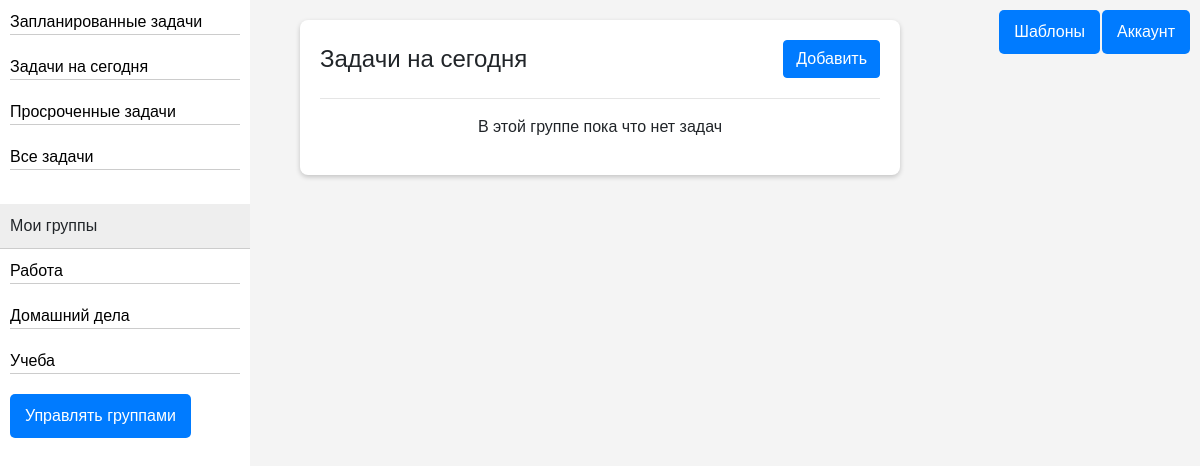
The app's page /app/ (signed in) with its own data.
### app/models.py (models this page shows, shortened)
class Group(models.Model):
    user = models.ForeignKey(User, on_delete=models.CASCADE, related_name='manager_groups')
    name = models.CharField(max_length=50)
    slug = models.SlugField(max_length=50, blank=True)
    class Meta:
        verbose_name = 'Группа'
        verbose_name_plural = 'Группы'
        unique_together = ('user', 'name')

### app/views.py (the view)
# urls.py: path('', TaskListView.as_view(), name='today_tasks'),
class TaskListView(LoginRequiredMixin, GroupsDataMixin, ListView):
    template_name = 'app/task_list.html'
    context_object_name = 'tasks'
    def __init__(self, *args, **kwargs):
        super().__init__(*args, **kwargs)
        self.group = None
        self.calculator = FixedGroupsCalculator()
    def get_queryset(self):
        group_slug = self.kwargs.get('group_slug')
        group_slug = 'today' if not group_slug else group_slug
        self.group = Group.objects.get(slug=group_slug, user=self.request.user)
        fixed_groups = self.calculator.get_fixed_groups_data(self.request.user)
        return fixed_groups.get(self.group.slug, Task.objects.filter(group=self.group))
    def get_context_data(self, **kwargs):
        context_data = super(TaskListView, self).get_context_data(**kwargs)
        context_data['current_group'] = self.group
        return context_data

### app/mixins.py (called while the page is built)
    def get_context_data(self, **kwargs):
        context = super().get_context_data(**kwargs)
        group_context = get_groups_context_data(self.request.user)
        context.update(group_context)
        return context

### app/utils.py (called while the page is built)
def get_groups_context_data(user):
    calculator = FixedGroupsCalculator()
    groups = Group.objects.exclude(slug__in=calculator.FIXED_GROUPS).filter(user=user)
    return {
        'groups': groups,
        'fixed_groups': calculator.get_fixed_groups().filter(user=user),
    }

    def get_fixed_groups_data(self, user):
        return {
            'today': self.get_tasks_for_today().filter(group__user=user),
            'planned': self.get_scheduled_tasks().filter(group__user=user),
            'overdue': self.get_overdue_tasks().filter(group__user=user),
            'all-tasks': Task.objects.filter(group__user=user),
        }

    @staticmethod
    def get_tasks_for_today():
        now = timezone.now()
        return Task.objects.filter(due_date=now.date())

    @staticmethod
    def get_scheduled_tasks():
        now = timezone.now()
        return Task.objects.filter(due_date__gt=now.date())

    @staticmethod
    def get_overdue_tasks():
        now = timezone.now()
        return Task.objects.filter(due_date__lt=now.date())

    def get_fixed_groups(self):
        return Group.objects.filter(slug__in=self.FIXED_GROUPS)

### templates/app/task_list.html
{% extends 'base.html' %}
{% block group_title %}
    <h1 class="title">{{ current_group.name }}</h1>
{% endblock %}
{% block add_button %}
    <a href="{% url 'add_task_to_group' current_group.slug %}" class="btn btn-primary">
        Добавить
    </a>
{% endblock %}
{% block task_list %}
    {% if tasks %}
        <table class="table">
            <thead>
            <tr>
                <th>Наименование</th>
                <th>Статус</th>
                <th colspan="2">Действие</th>
            </tr>
            </thead>
            <tbody>
            {% for task in tasks %}
                <tr>
                    <td><a href="{% url 'detail_task' task.group.slug task.id %}">{{ task.name | truncatechars:20 }}</a></td>
                    <td>
                        {% if task.is_active %}
                            <span class="badge bg-success">Активна</span>
                        {% else %}
                            <span class="badge bg-secondary">Завершена</span>
                        {% endif %}
                    </td>
                    <td><a href="{% url 'edit_task' task.group.slug task.id %}" class="btn btn-sm btn-outline-secondary">Изменить</a></td>
                    <td>
                        <form action="{% url 'delete_task' task.group.slug task.id %}" method="post">
                            {% csrf_token %}
                            <button type="submit" class="btn btn-sm btn-outline-danger">Удалить</button>
                        </form>
                    </td>
                </tr>
            {% endfor %}
            </tbody>
        </table>
    {% else %}
        <hr>
        <p class="text-center">В этой группе пока что нет задач</p>
    {% endif %}
{% endblock %}

### templates/app/groups.html (shortened to what this page needs)
{% for group in fixed_groups %}
    <a href={% url 'tasks_by_group' group.slug %}>
        <li>{{ group.name }}</li>
{% endfor %}
{% if groups %}
    <br>
    <span>Мои группы</span>
    {% for group in groups %}
        <a href={% url 'tasks_by_group' group.slug %}>
            <li>{{ group.name | truncatechars:40}}</li>
    {% endfor %}
{% endif %}

### static/app/css/style.css (style rules this page uses)
body { font-family: 'Arial', sans-serif; background-color: #f4f4f4; margin: 0; padding: 0; display: flex; justify-content: center; align-items: flex-start; height: 100vh; overflow-y: auto; }
.group-list a { display: block; padding: 10px; text-decoration: none; color: #000; }
.group-list li { border-bottom: 1px solid #ccc; }
.group-list span { display: block; padding: 10px; background: #eee; border-bottom: 1px solid #ccc; }
.title { text-align: center; font-size: 24px; margin: 0; }
a.btn { text-decoration: none; }

### records on screen
Group: name "Запланированные задачи"
Group: name "Задачи на сегодня"
Group: name "Просроченные задачи"
Group: name "Все задачи"
Group: name "Работа"
Group: name "Домашний дела"
Group: name "Учеба"
